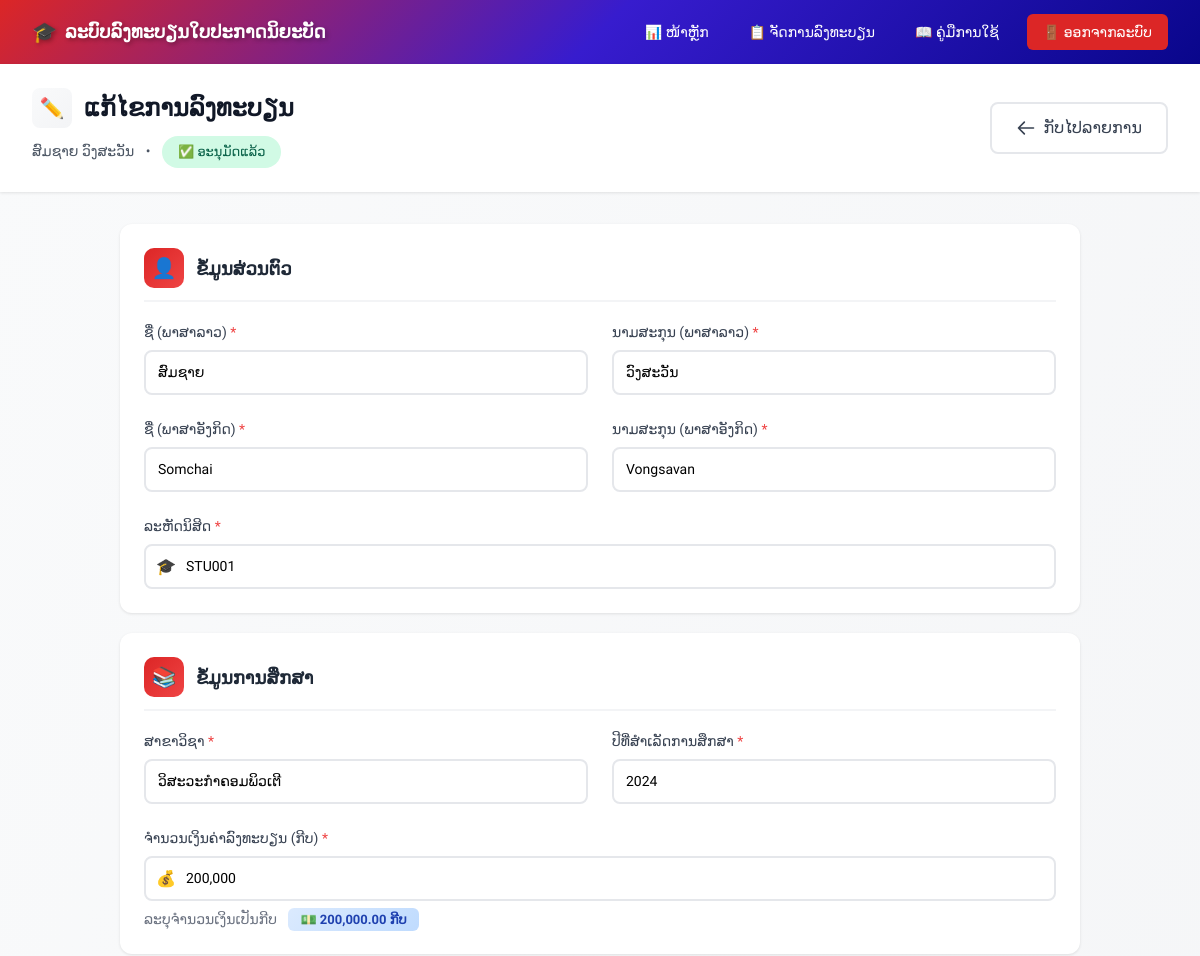
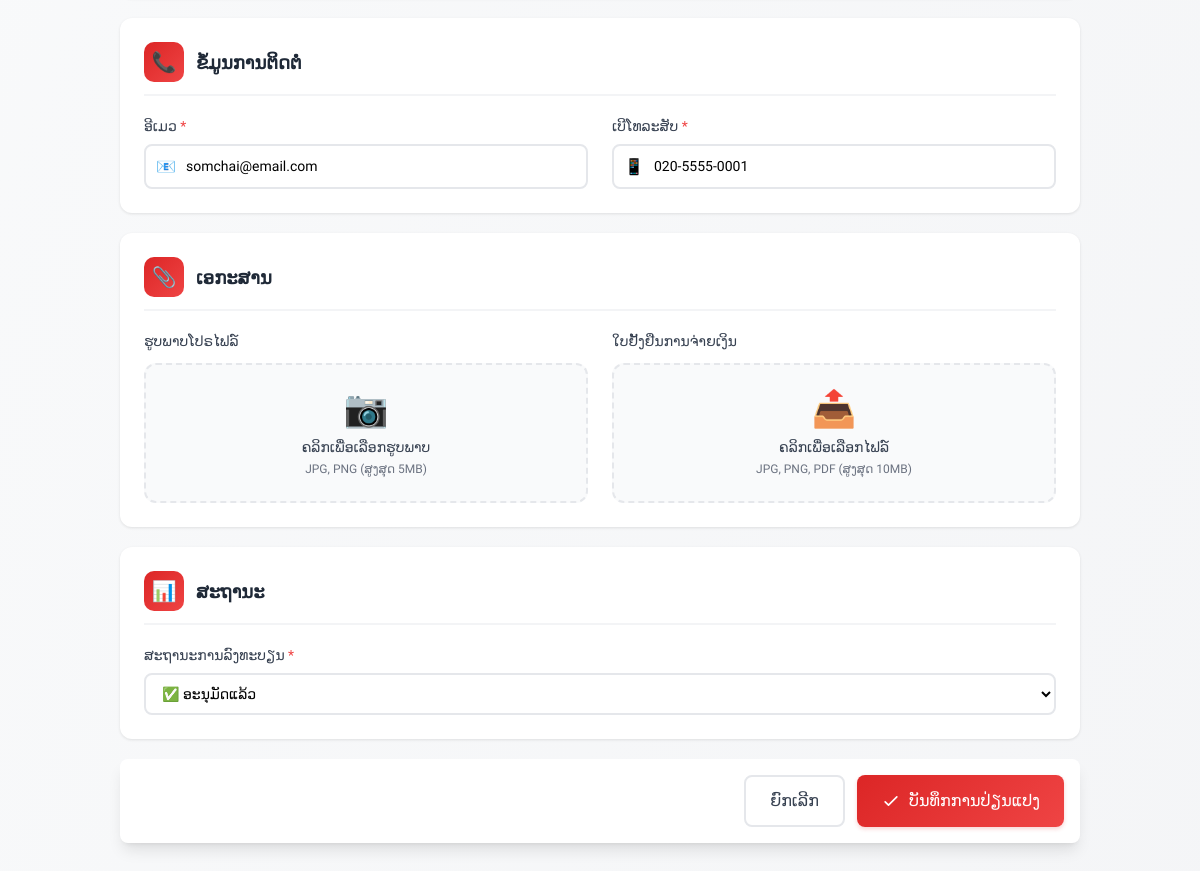
The page /admin/edit_registration.php?id=1 (signed in) on the database its author committed (2 pictures, top to bottom).
### tables this page shows
CREATE TABLE IF NOT EXISTS registrations (
    id INT AUTO_INCREMENT PRIMARY KEY,
    student_code VARCHAR(50) NOT NULL UNIQUE COMMENT 'ລະຫັດນິສິດ',
    
     
    first_name VARCHAR(100) NOT NULL COMMENT 'ຊື່ (ພາສາລາວ)',
    first_name_en VARCHAR(100) NULL COMMENT 'ຊື່ (ພາສາອັງກິດ) - v2.0',
    last_name VARCHAR(100) NOT NULL COMMENT 'ນາມສະກຸນ (ພາສາລາວ)',
    last_name_en VARCHAR(100) NULL COMMENT 'ນາມສະກຸນ (ພາສາອັງກິດ) - v2.0',
    
     
    major VARCHAR(100) NOT NULL COMMENT 'ສາຂາວິຊາ',
    graduation_year YEAR NOT NULL COMMENT 'ປີຈົບການສຶກສາ',
    
     
    email VARCHAR(150) NOT NULL COMMENT 'ອີເມວ',
    phone VARCHAR(20) NOT NULL COMMENT 'ເບີໂທລະສັບ',
    
     
    profile_image VARCHAR(255) COMMENT 'ຮູບໂປຣໄຟລ໌',
    payment_proof VARCHAR(255) COMMENT 'ໃບຢັ້ງຢືນການຈ່າຍເງິນ',
    
     
    amount DECIMAL(10,2) DEFAULT 200000.00 COMMENT 'ຈຳນວນເງິນ (ກີບ) - v2.0',
    
     
    status ENUM('pending','approved','rejected') NOT NULL DEFAULT 'pending' COMMENT 'ສະຖານະການລົງທະບຽນ',
    created_at TIMESTAMP DEFAULT CURRENT_TIMESTAMP COMMENT 'ວັນທີ່ລົງທະບຽນ',
    
     
    INDEX idx_first_name_en (first_name_en),
    INDEX idx_last_name_en (last_name_en),
    INDEX idx_student_code (student_code),
    INDEX idx_email (email),
    INDEX idx_status (status)
);

### config/database.php (called while the page is built, shortened)
<?php
class Database {
    private $host = 'localhost';
    private $db_name = 'cert_system';
    private $username = 'root';
    private $password = '';
    private $charset = 'utf8mb4';
    private $pdo;
    private function connect() {
        try {
            $dsn = "mysql:host={$this->host};dbname={$this->db_name};charset={$this->charset}";
            $options = [
                PDO::ATTR_ERRMODE            => PDO::ERRMODE_EXCEPTION,
                PDO::ATTR_DEFAULT_FETCH_MODE => PDO::FETCH_ASSOC,
                PDO::ATTR_EMULATE_PREPARES   => false,
                PDO::MYSQL_ATTR_INIT_COMMAND => "SET NAMES {$this->charset} COLLATE utf8mb4_general_ci"
            ];
            $this->pdo = new PDO($dsn, $this->username, $this->password, $options);
        } catch (PDOException $e) {
            throw new PDOException("Database connection failed: " . $e->getMessage());
        }
    }
    public function query($sql, $params = []) {
        try {
            $stmt = $this->pdo->prepare($sql);
            $stmt->execute($params);
            return $stmt;
        } catch (PDOException $e) {
            throw new PDOException("Query failed: " . $e->getMessage());
        }
    }
}
try {
    $db = new Database();
} catch (Exception $e) {
    $db = null;
    error_log("Database connection error: " . $e->getMessage());
}
?>

### admin/edit_registration.php (the view, shortened to what this page needs)
<?php
require_once '../config/database.php';
$id = (int)($_GET['id'] ?? 0);
try {
    $stmt = $db->query("SELECT * FROM registrations WHERE id = ?", [$id]);
    $registration = $stmt->fetch();
} catch (Exception $e) {
    setFlashMessage('error', 'ເກີດຂໍ້ຜິດພາດໃນການໂຫຼດຂໍ້ມູນ');
    redirect('registrations.php');
}
include '../includes/header.php';
?>
<link rel="stylesheet" href="css/edit_registration.css">
<div class="min-h-screen bg-gradient-to-br from-gray-50 to-gray-100">
    <div class="sticky-header">
        <div class="max-w-7xl mx-auto py-6 px-4 sm:px-6 lg:px-8">
            <div class="flex items-center justify-between">
                <div>
                    <div class="flex items-center gap-3 mb-2">
                        <div class="w-10 h-10 bg-gradient-to-br from-red-500 to-red-600 rounded-lg flex items-center justify-center text-white text-xl">
                            ✏️
                        </div>
                        <h1 class="text-2xl font-bold text-gray-900">ແກ້ໄຂການລົງທະບຽນ</h1>
                    </div>
                    <p class="text-sm text-gray-600 ml-13">
                        <?php echo htmlspecialchars($registration['first_name'] . ' ' . $registration['last_name']); ?>
                        <span class="mx-2">•</span>
                        <span class="status-badge status-<?php echo $registration['status']; ?>">
                            <?php
                            $statusLabels = [
                                'pending' => '⏳ ລໍຖ້າການອະນຸມັດ',
                                'approved' => '✅ ອະນຸມັດແລ້ວ',
                                'rejected' => '❌ ປະຕິເສດ'
                            ];
                            echo $statusLabels[$registration['status']] ?? $registration['status'];
                            ?>
                        </span>
                    </p>
                </div>
                <a href="registrations.php" class="btn-secondary inline-flex items-center gap-2">
                    <svg class="w-5 h-5" fill="none" stroke="currentColor" viewBox="0 0 24 24">
                        <path stroke-linecap="round" stroke-linejoin="round" stroke-width="2" d="M10 19l-7-7m0 0l7-7m-7 7h18"/>
                    </svg>
                    ກັບໄປລາຍການ
                </a>
            </div>
        </div>
    </div>
    <div class="max-w-5xl mx-auto py-8 px-4 sm:px-6 lg:px-8">
        <form method="POST" enctype="multipart/form-data" id="editForm">
            <div class="form-section">
                <div class="section-header">
                    <div class="section-icon">👤</div>
                    <h3 class="section-title">ຂໍ້ມູນສ່ວນຕົວ</h3>
                </div>
                <div class="grid grid-cols-1 md:grid-cols-2 gap-6">
                    <div>
                        <label class="block text-sm font-medium text-gray-700 mb-2">
                            ຊື່ (ພາສາລາວ) <span class="text-red-500">*</span>
                        </label>
                        <input type="text" name="first_name"
                               value="<?php echo htmlspecialchars($registration['first_name']); ?>"
                               class="form-input" required>
                    </div>
                    <div>
                        <label class="block text-sm font-medium text-gray-700 mb-2">
                            ນາມສະກຸນ (ພາສາລາວ) <span class="text-red-500">*</span>
                        </label>
                        <input type="text" name="last_name"
                               value="<?php echo htmlspecialchars($registration['last_name']); ?>"
                               class="form-input" required>
                    </div>
                    <div>
                        <label class="block text-sm font-medium text-gray-700 mb-2">
                            ຊື່ (ພາສາອັງກິດ) <span class="text-red-500">*</span>
                        </label>
                        <input type="text" name="first_name_en"
                               value="<?php echo htmlspecialchars($registration['first_name_en'] ?? ''); ?>"
                               placeholder="First name"
                               class="form-input" required>
                    </div>
                    <div>
                        <label class="block text-sm font-medium text-gray-700 mb-2">
                            ນາມສະກຸນ (ພາສາອັງກິດ) <span class="text-red-500">*</span>
                        </label>
                        <input type="text" name="last_name_en"
                               value="<?php echo htmlspecialchars($registration['last_name_en'] ?? ''); ?>"
                               placeholder="Last name"
                               class="form-input" required>
                    </div>
                    <div class="md:col-span-2">
                        <label class="block text-sm font-medium text-gray-700 mb-2">
                            ລະຫັດນິສິດ <span class="text-red-500">*</span>
                        </label>
                        <div class="input-group">
                            <span class="input-icon">🎓</span>
                            <input type="text" name="student_code"
                                   value="<?php echo htmlspecialchars($registration['student_code']); ?>"
                                   class="form-input with-icon" required>
                        </div>
                    </div>
                </div>
            </div>
            <div class="form-section">
                <div class="section-header">
                    <div class="section-icon">📚</div>
                    <h3 class="section-title">ຂໍ້ມູນການສຶກສາ</h3>
                </div>
                <div class="grid grid-cols-1 md:grid-cols-2 gap-6">
                    <div>
                        <label class="block text-sm font-medium text-gray-700 mb-2">
                            ສາຂາວິຊາ <span class="text-red-500">*</span>
                        </label>
                        <input type="text" name="major"
                               value="<?php echo htmlspecialchars($registration['major']); ?>"
                               class="form-input" required>
                    </div>
                    <div>
                        <label class="block text-sm font-medium text-gray-700 mb-2">
                            ປີທີ່ສຳເລັດການສຶກສາ <span class="text-red-500">*</span>
                        </label>
                        <input type="number" name="graduation_year"
                               value="<?php echo $registration['graduation_year']; ?>"
                               min="2020" max="2030"
                               class="form-input" required>
                    </div>
                    <div class="md:col-span-2">
                        <label class="block text-sm font-medium text-gray-700 mb-2">
                            ຈຳນວນເງິນຄ່າລົງທະບຽນ (ກີບ) <span class="text-red-500">*</span>
                        </label>
                        <div class="input-group">
                            <span class="input-icon">💰</span>
                            <input type="text" name="amount" id="amount"
                                   value="<?php echo number_format($registration['amount'] ? floatval($registration['amount']) : 200000, 0, '.', ','); ?>"
                                   class="form-input with-icon"
                                   placeholder="200,000"
                                   inputmode="numeric"
                                   pattern="[0-9,]+"
                                   required>
                        </div>
                        <p class="mt-2 text-sm text-gray-500">
                            ລະບຸຈຳນວນເງິນເປັນກີບ
                            <span class="ml-2 text-blue-600 font-medium" id="amount_display"></span>
                        </p>
                    </div>
                </div>
            </div>
            <div class="form-section">
                <div class="section-header">
                    <div class="section-icon">📞</div>
                    <h3 class="section-title">ຂໍ້ມູນການຕິດຕໍ່</h3>
                </div>
                <div class="grid grid-cols-1 md:grid-cols-2 gap-6">
                    <div>
                        <label class="block text-sm font-medium text-gray-700 mb-2">
                            ອີເມວ <span class="text-red-500">*</span>
                        </label>
                        <div class="input-group">
                            <span class="input-icon">📧</span>
                            <input type="email" name="email"
                                   value="<?php echo htmlspecialchars($registration['email']); ?>"
                                   class="form-input with-icon" required>
                        </div>
                    </div>
                    <div>
                        <label class="block text-sm font-medium text-gray-700 mb-2">
                            ເບີໂທລະສັບ <span class="text-red-500">*</span>
                        </label>
                        <div class="input-group">
                            <span class="input-icon">📱</span>
                            <input type="tel" name="phone"
                                   value="<?php echo htmlspecialchars($registration['phone']); ?>"
                                   class="form-input with-icon" required>
                        </div>
                    </div>
                </div>
            </div>
            <div class="form-section">
                <div class="section-header">
                    <div class="section-icon">📎</div>
                    <h3 class="section-title">ເອກະສານ</h3>
                </div>
                <div class="grid grid-cols-1 md:grid-cols-2 gap-6">
                    <div>
                        <label class="block text-sm font-medium text-gray-700 mb-3">
                            ຮູບພາບໂປຣໄຟລ໌
                        </label>
                        <div class="file-upload-area" onclick="document.getElementById('profile_image').click()">
                            <div class="text-4xl mb-2">📷</div>
                            <p class="text-sm font-medium text-gray-700">ຄລິກເພື່ອເລືອກຮູບພາບ</p>
                            <p class="text-xs text-gray-500 mt-1">JPG, PNG (ສູງສຸດ 5MB)</p>
                        </div>
                    </div>
                    <div>
                        <label class="block text-sm font-medium text-gray-700 mb-3">
                            ໃບຢັ້ງຢືນການຈ່າຍເງິນ
                        </label>
                        <div class="file-upload-area" onclick="document.getElementById('payment_proof').click()">
                            <div class="text-4xl mb-2">📤</div>
                            <p class="text-sm font-medium text-gray-700">ຄລິກເພື່ອເລືອກໄຟລ໌</p>
                            <p class="text-xs text-gray-500 mt-1">JPG, PNG, PDF (ສູງສຸດ 10MB)</p>
                        </div>
                    </div>
                </div>
            </div>
            <div class="form-section">
                <div class="section-header">
                    <div class="section-icon">📊</div>
                    <h3 class="section-title">ສະຖານະ</h3>
                </div>
                <div>
                    <label class="block text-sm font-medium text-gray-700 mb-2">
                        ສະຖານະການລົງທະບຽນ <span class="text-red-500">*</span>
                    </label>
                    <select name="status" class="form-input" required>
                        <option value="approved" <?php echo $registration['status'] === 'approved' ? 'selected' : ''; ?>>
                            ✅ ອະນຸມັດແລ້ວ
                        </option>
                    </select>
                </div>
            </div>
            <div class="flex justify-end gap-3 sticky bottom-0 bg-white p-4 rounded-lg shadow-lg">
                <a href="registrations.php" class="btn-secondary">
                    ຍົກເລີກ
                </a>
                <button type="submit" class="btn-primary inline-flex items-center gap-2">
                    <svg class="w-5 h-5" fill="none" stroke="currentColor" viewBox="0 0 24 24">
                        <path stroke-linecap="round" stroke-linejoin="round" stroke-width="2" d="M5 13l4 4L19 7"/>
                    </svg>
                    ບັນທຶກການປ່ຽນແປງ
                </button>
            </div>
        </form>
    </div>
</div>
<?php include '../includes/footer.php'; ?>

### rows shown on the page
registrations: first_name+last_name "ສົມຊາຍ ວົງສະວັນ", status "✅ ອະນຸມັດແລ້ວ", first_name "ສົມຊາຍ", last_name "ວົງສະວັນ", first_name_en "Somchai", last_name_en "Vongsavan", student_code "STU001", major "ວິສະວະກຳຄອມພິວເຕີ", graduation_year "2024", amount "200,000", email "somchai@email.com", phone "020-5555-0001"
